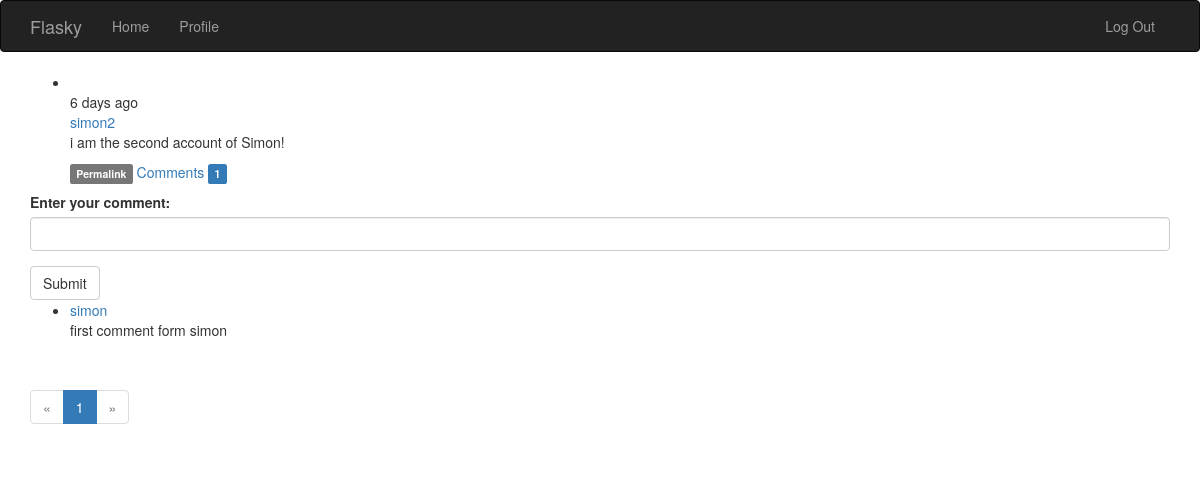
The page /post/103 (signed in) on the database its author committed.
### app/models.py (models this page shows, shortened)
class Post(db.Model):
    __tablename__ = 'post'
    id = db.Column(db.Integer, primary_key=True)
    body = db.Column(db.Text)
    body_html = db.Column(db.Text)
    timestamp = db.Column(db.DateTime, index=True, default=datetime.utcnow)
    author_id = db.Column(db.Integer, db.ForeignKey('users.id'))
    comments = db.relationship('Comment', backref='post', lazy='dynamic')

class User(UserMixin, db.Model):
    __tablename__ = 'users'
    id = db.Column(db.Integer, primary_key=True)
    email = db.Column(db.String(64), unique=True, index=True)
    password_hash = db.Column(db.String(128))
    username = db.Column(db.String(64), unique=True, index=True)
    role_id = db.Column(db.Integer, db.ForeignKey('roles.id'))
    confirmed = db.Column(db.Boolean, default=False)
    name = db.Column(db.String(64))
    location = db.Column(db.String(64))
    about_me = db.Column(db.Text())
    member_since = db.Column(db.DateTime(), default=datetime.utcnow)
    last_seen = db.Column(db.DateTime(), default=datetime.utcnow)
    posts = db.relationship('Post', backref='author', lazy='dynamic')
    followed = db.relationship('Follow', foreign_keys=[Follow.follower_id],
                               backref=db.backref('follower', lazy='joined'),
                               lazy='dynamic', cascade='all, delete-orphan')
    followers = db.relationship('Follow', foreign_keys=[Follow.followed_id],
                                backref=db.backref('followed', lazy='joined'),
                                lazy='dynamic', cascade='all, delete-orphan')
    comments = db.relationship('Comment', backref='author', lazy='dynamic')
    @property
    def password(self):
        raise AttributeError('Password is not a readable attribute!')
    def can(self, perm):
        return self.role is not None and self.role.has_permission(perm)
    def is_administrator(self):
        return self.can(Permission.ADMIN)
    def ping(self):
        self.last_seen = datetime.utcnow()
        db.session.add(self)
        db.session.commit()

class Comment(db.Model):
    __tablename__ = 'comments'
    id = db.Column(db.Integer, primary_key=True)
    body = db.Column(db.Text)
    body_html = db.Column(db.Text)
    timestamp = db.Column(db.DateTime, index=True, default=datetime.utcnow)
    disabled = db.Column(db.Boolean)
    author_id = db.Column(db.Integer, db.ForeignKey('users.id'))
    post_id = db.Column(db.Integer, db.ForeignKey('post.id'))

### app/main/views.py (the view)
@main.route('/post/<int:id>', methods=['GET', 'POST'])
def post(id):
    post = Post.query.get_or_404(id)
    form = CommentForm()
    if form.validate_on_submit():
        comment = Comment(body=form.body.data, post=post, author=current_user)
        db.session.add(comment)
        db.session.commit()
        flash('Your comment has been published!')
        return redirect(url_for('.post', id=post.id, page=-1))
    page = request.args.get('page', 1, type=int)
    if page == -1:
        page = (post.comments.count() - 1) // current_app.config['FLASKY_COMMENTS_PER_PAGE'] + 1
    pagination = post.comments.order_by(Comment.timestamp.asc()).paginate(page,
                    per_page=current_app.config['FLASKY_COMMENTS_PER_PAGE'], error_out=False)
    comments = pagination.items
    return render_template('post.html', posts=[post], form=form, comments=comments, pagination=pagination)

### app/main/forms.py
class CommentForm(FlaskForm):
    body = StringField('Enter your comment:', validators=[DataRequired()])
    submit = SubmitField('Submit')

### app/auth/views.py (called while the page is built)
@auth.before_app_request
def before_request():
    if current_user.is_authenticated:
        current_user.ping()
        if not current_user.confirmed \
                and request.blueprint != 'auth' \
                and request.endpoint != 'static':
            return redirect(url_for('auth.unconfirmed'))

### app/main/__init__.py (called while the page is built)
@main.app_context_processor
def inject_permission():
    return dict(Permission=Permission)

### app/models.py (called while the page is built)
@login_manager.user_loader
def load_user(user_id):
    return User.query.get(int(user_id))

    def has_permission(self, perm):
        return self.permission & perm == perm

### app/templates/post.html (shortened to what this page needs)
{% extends 'base.html' %}
{% import '_macro.html' as macro %}
{% import 'bootstrap/wtf.html' as wtf %}
{% block page_content %}
{% include '_posts.html' %}
{% if current_user.can(Permission.COMMENT) %}
<div class="comment-form">
    {{ wtf.quick_form(form) }}
</div>
{% endif %}
{% include '_comments.html' %}
{% if pagination %}
<div class="pagination">
   {{ macro.pagination_widget(pagination, '.post', fragment='#comments', id=posts[0].id) }}
</div>
{% endif %}
{% endblock %}

### app/templates/_posts.html (shortened to what this page needs)
<ul class="posts">
    {% for post in posts %}
    <li class="post">
        <div class="profile-thumbnail">
        </div>
        <div class="post-date">{{ moment(post.timestamp).fromNow() }}</div>
        <div class="post-author">
            <a href="{{ url_for('.user', username=post.author.username) }}">
                {{ post.author.username }}
            </a>
        </div>
        <div class="post-content">
            <div class="post-body">
            {% if post.body_html %}
                {{ post.body_html | safe }}
            {% else %}
                {{ post.body }}
            {% endif %}
            </div>
            <div class="post-footer">
                <a href="{{ url_for('.post', id=post.id) }}"><span class="label label-default">Permalink</span></a>
                <a href="{{ url_for('.post', id=post.id) }}#comments">Comments
                    <span class="label label-primary">{{ post.comments.count() }}</span>
                </a>
            </div>
        </div>
    </li>
    {% endfor %}
</ul>

### app/templates/_comments.html (shortened to what this page needs)
<ul class="comments">
    {% for comment in comments %}
    <li class="comment">
        <div class="comment-content">
            <div class="comment-author">
                <a href="{{ url_for('.user', username=comment.author.username) }}">
                    {{ comment.author.username }}</a>
            </div>
            <div class="comment-body">
                {% if moderate or not comment.disabled %}
                    {% if comment.body_html %}
                        {{ comment.body_html | safe }}
                    {% else %}
                        {{ comment.body }}
                    {% endif %}
                {% endif %}
            </div>
        </div>
    </li>
    {% endfor %}
</ul>

### rows shown on the page
Post: timestamp "6 days ago", author.username "simon2", body_html "i am the second account of Simon!", comments.count "1"
Comment: author.username "simon", body_html "first comment form simon"

### other values the page prints
{{ p }} "1"
